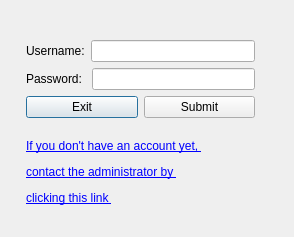
<?xml version="1.0" encoding="UTF-8"?>
<ui version="4.0">
 <class>loginPrompt</class>
 <widget class="QDialog" name="loginPrompt">
  <property name="geometry">
   <rect>
    <x>0</x>
    <y>0</y>
    <width>294</width>
    <height>237</height>
   </rect>
  </property>
  <property name="windowTitle">
   <string>Dialog</string>
  </property>
  <widget class="QWidget" name="layoutWidget">
   <property name="geometry">
    <rect>
     <x>26</x>
     <y>40</y>
     <width>229</width>
     <height>180</height>
    </rect>
   </property>
   <layout class="QVBoxLayout" name="verticalLayout_3">
    <item>
     <layout class="QVBoxLayout" name="verticalLayout_2">
      <item>
       <layout class="QVBoxLayout" name="verticalLayout">
        <item>
         <layout class="QHBoxLayout" name="horizontalLayout">
          <item>
           <widget class="QLabel" name="label">
            <property name="text">
             <string>Username:</string>
            </property>
           </widget>
          </item>
          <item>
           <widget class="QLineEdit" name="username"/>
          </item>
         </layout>
        </item>
        <item>
         <layout class="QHBoxLayout" name="horizontalLayout_2">
          <item>
           <widget class="QLabel" name="label_2">
            <property name="text">
             <string>Password: </string>
            </property>
           </widget>
          </item>
          <item>
           <widget class="QLineEdit" name="password"/>
          </item>
         </layout>
        </item>
       </layout>
      </item>
      <item>
       <layout class="QHBoxLayout" name="horizontalLayout_3">
        <item>
         <widget class="QPushButton" name="loginExitButton">
          <property name="text">
           <string>Exit</string>
          </property>
         </widget>
        </item>
        <item>
         <widget class="QPushButton" name="loginSubmitButton">
          <property name="text">
           <string>Submit</string>
          </property>
         </widget>
        </item>
       </layout>
      </item>
     </layout>
    </item>
    <item>
     <widget class="QLabel" name="web_link">
      <property name="text">
       <string>&lt;html&gt;&lt;head/&gt;&lt;body&gt;&lt;p&gt;&lt;a href=&quot;http://www.qtcentre.org&quot;&gt;&lt;span style=&quot; text-decoration: underline; color:#0000ff;&quot;&gt;If you don't have an account yet, &lt;/span&gt;&lt;/a&gt;&lt;/p&gt;&lt;p&gt;&lt;a href=&quot;http://www.qtcentre.org&quot;&gt;&lt;span style=&quot; text-decoration: underline; color:#0000ff;&quot;&gt;contact the administrator by &lt;/span&gt;&lt;/a&gt;&lt;/p&gt;&lt;p&gt;&lt;a href=&quot;http://www.qtcentre.org&quot;&gt;&lt;span style=&quot; text-decoration: underline; color:#0000ff;&quot;&gt;clicking this link &lt;/span&gt;&lt;/a&gt;&lt;/p&gt;&lt;/body&gt;&lt;/html&gt;</string>
      </property>
     </widget>
    </item>
   </layout>
  </widget>
 </widget>
 <resources/>
 <connections/>
</ui>
